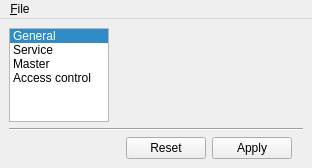
<?xml version="1.0" encoding="UTF-8"?>
<ui version="4.0">
 <class>MainWindow</class>
 <widget class="QMainWindow" name="MainWindow">
  <property name="geometry">
   <rect>
    <x>0</x>
    <y>0</y>
    <width>312</width>
    <height>168</height>
   </rect>
  </property>
  <property name="windowTitle">
   <string>Veyon Configurator</string>
  </property>
  <property name="windowIcon">
   <iconset resource="../resources/configurator.qrc">
    <normaloff>:/configurator/veyon-configurator.png</normaloff>:/configurator/veyon-configurator.png</iconset>
  </property>
  <widget class="QWidget" name="centralwidget">
   <layout class="QGridLayout" name="centralLayout" columnstretch="0,1">
    <item row="0" column="1">
     <widget class="QStackedWidget" name="configPages">
      <property name="currentIndex">
       <number>0</number>
      </property>
      <widget class="GeneralConfigurationPage" name="generalConfigurationPage"/>
      <widget class="ServiceConfigurationPage" name="serviceConfigurationPage"/>
      <widget class="MasterConfigurationPage" name="masterConfigurationPage"/>
      <widget class="AccessControlPage" name="accessControlPage"/>
     </widget>
    </item>
    <item row="0" column="0">
     <widget class="QListWidget" name="pageSelector">
      <property name="verticalScrollBarPolicy">
       <enum>Qt::ScrollBarAsNeeded</enum>
      </property>
      <property name="horizontalScrollBarPolicy">
       <enum>Qt::ScrollBarAlwaysOff</enum>
      </property>
      <property name="sizeAdjustPolicy">
       <enum>QAbstractScrollArea::AdjustToContents</enum>
      </property>
      <property name="iconSize">
       <size>
        <width>48</width>
        <height>48</height>
       </size>
      </property>
      <property name="textElideMode">
       <enum>Qt::ElideNone</enum>
      </property>
      <property name="spacing">
       <number>4</number>
      </property>
      <property name="viewMode">
       <enum>QListView::ListMode</enum>
      </property>
      <property name="uniformItemSizes">
       <bool>true</bool>
      </property>
      <property name="currentRow">
       <number>0</number>
      </property>
      <item>
       <property name="text">
        <string>General</string>
       </property>
       <property name="icon">
        <iconset resource="../resources/configurator.qrc">
         <normaloff>:/configurator/configure-shortcuts.png</normaloff>:/configurator/configure-shortcuts.png</iconset>
       </property>
       <property name="flags">
        <set>ItemIsSelectable|ItemIsUserCheckable|ItemIsEnabled</set>
       </property>
      </item>
      <item>
       <property name="text">
        <string>Service</string>
       </property>
       <property name="icon">
        <iconset resource="../resources/configurator.qrc">
         <normaloff>:/configurator/application-x-sharedlib.png</normaloff>:/configurator/application-x-sharedlib.png</iconset>
       </property>
       <property name="flags">
        <set>ItemIsSelectable|ItemIsUserCheckable|ItemIsEnabled</set>
       </property>
      </item>
      <item>
       <property name="text">
        <string>Master</string>
       </property>
       <property name="icon">
        <iconset resource="../resources/configurator.qrc">
         <normaloff>:/configurator/application-x-ms-dos-executable.png</normaloff>:/configurator/application-x-ms-dos-executable.png</iconset>
       </property>
       <property name="flags">
        <set>ItemIsSelectable|ItemIsUserCheckable|ItemIsEnabled</set>
       </property>
      </item>
      <item>
       <property name="text">
        <string>Access control</string>
       </property>
       <property name="icon">
        <iconset resource="../resources/configurator.qrc">
         <normaloff>:/configurator/network-vpn.png</normaloff>:/configurator/network-vpn.png</iconset>
       </property>
       <property name="flags">
        <set>ItemIsSelectable|ItemIsUserCheckable|ItemIsEnabled</set>
       </property>
      </item>
     </widget>
    </item>
    <item row="2" column="1">
     <widget class="QDialogButtonBox" name="buttonBox">
      <property name="standardButtons">
       <set>QDialogButtonBox::Apply|QDialogButtonBox::Reset</set>
      </property>
      <property name="centerButtons">
       <bool>true</bool>
      </property>
     </widget>
    </item>
    <item row="1" column="0" colspan="2">
     <widget class="Line" name="line">
      <property name="orientation">
       <enum>Qt::Horizontal</enum>
      </property>
     </widget>
    </item>
   </layout>
  </widget>
  <widget class="QMenuBar" name="menubar">
   <property name="geometry">
    <rect>
     <x>0</x>
     <y>0</y>
     <width>312</width>
     <height>25</height>
    </rect>
   </property>
   <widget class="QMenu" name="menu_File">
    <property name="title">
     <string>&amp;File</string>
    </property>
    <addaction name="actionLoadSettings"/>
    <addaction name="actionSaveSettings"/>
    <addaction name="separator"/>
    <addaction name="actionResetConfiguration"/>
    <addaction name="separator"/>
    <addaction name="actionQuit"/>
   </widget>
   <!--widget class="QMenu" name="menu_Help">
    <property name="enabled">
     <bool>true</bool>
    </property>
    <property name="title">
     <string>&amp;Help</string>
    </property>
    <addaction name="actionAboutVeyon"/>
    <addaction name="actionAboutQt"/>
   </widget>
   <widget class="QMenu" name="menu_View">
    <property name="enabled">
     <bool>true</bool>
    </property>
    <property name="title">
     <string>&amp;View</string>
    </property>
    <addaction name="viewModeStandard"/>
    <addaction name="viewModeAdvanced"/>
   </widget-->
   <addaction name="menu_File"/>
   <!--addaction name="menu_View"/>
   <addaction name="menu_Help"/-->
  </widget>
  <action name="actionQuit">
   <property name="text">
    <string>&amp;Quit</string>
   </property>
   <property name="shortcut">
    <string>Ctrl+Q</string>
   </property>
  </action>
  <action name="actionSaveSettings">
   <property name="icon">
    <iconset resource="../../core/resources/core.qrc">
     <normaloff>:/core/document-save.png</normaloff>:/core/document-save.png</iconset>
   </property>
   <property name="text">
    <string>&amp;Save settings to file</string>
   </property>
   <property name="toolTip">
    <string>Save settings to file</string>
   </property>
   <property name="shortcut">
    <string>Ctrl+S</string>
   </property>
  </action>
  <action name="actionLoadSettings">
   <property name="icon">
    <iconset resource="../../core/resources/core.qrc">
     <normaloff>:/core/document-open.png</normaloff>:/core/document-open.png</iconset>
   </property>
   <property name="text">
    <string>L&amp;oad settings from file</string>
   </property>
   <property name="shortcut">
    <string>Ctrl+O</string>
   </property>
  </action>
  <action name="actionAboutVeyon">
   <property name="icon">
    <iconset resource="../../core/resources/core.qrc">
     <normaloff>:/core/help-about.png</normaloff>:/core/help-about.png</iconset>
   </property>
   <property name="text">
    <string>About Veyon</string>
   </property>
   <property name="visible">
    <bool>false</bool>
   </property>
  </action>
  <action name="actionAboutQt">
   <property name="text">
    <string>About Qt</string>
   </property>
   <property name="visible">
    <bool>false</bool>
   </property>
  </action>
  <action name="actionResetConfiguration">
   <property name="icon">
    <iconset resource="../../core/resources/core.qrc">
     <normaloff>:/core/edit-delete.png</normaloff>:/core/edit-delete.png</iconset>
   </property>
   <property name="text">
    <string>Reset configuration</string>
   </property>
  </action>
  <action name="viewModeStandard">
   <property name="checkable">
    <bool>true</bool>
   </property>
   <property name="text">
    <string>&amp;Standard</string>
   </property>
   <property name="visible">
    <bool>false</bool>
   </property>
  </action>
  <action name="viewModeAdvanced">
   <property name="checkable">
    <bool>true</bool>
   </property>
   <property name="text">
    <string>&amp;Advanced</string>
   </property>
   <property name="visible">
    <bool>false</bool>
   </property>
  </action>
 </widget>
 <customwidgets>
  <customwidget>
   <class>AccessControlPage</class>
   <extends>QWidget</extends>
   <header>AccessControlPage.h</header>
   <container>1</container>
  </customwidget>
  <customwidget>
   <class>GeneralConfigurationPage</class>
   <extends>QWidget</extends>
   <header>GeneralConfigurationPage.h</header>
   <container>1</container>
  </customwidget>
  <customwidget>
   <class>MasterConfigurationPage</class>
   <extends>QWidget</extends>
   <header>MasterConfigurationPage.h</header>
   <container>1</container>
  </customwidget>
  <customwidget>
   <class>ServiceConfigurationPage</class>
   <extends>QWidget</extends>
   <header>ServiceConfigurationPage.h</header>
   <container>1</container>
  </customwidget>
 </customwidgets>
 <resources>
  <include location="../../core/resources/core.qrc"/>
  <include location="../resources/configurator.qrc"/>
 </resources>
 <connections>
  <connection>
   <sender>pageSelector</sender>
   <signal>currentRowChanged(int)</signal>
   <receiver>configPages</receiver>
   <slot>setCurrentIndex(int)</slot>
   <hints>
    <hint type="sourcelabel">
     <x>108</x>
     <y>301</y>
    </hint>
    <hint type="destinationlabel">
     <x>502</x>
     <y>301</y>
    </hint>
   </hints>
  </connection>
  <connection>
   <sender>actionAboutVeyon</sender>
   <signal>triggered()</signal>
   <receiver>MainWindow</receiver>
   <slot>aboutVeyon()</slot>
   <hints>
    <hint type="sourcelabel">
     <x>-1</x>
     <y>-1</y>
    </hint>
    <hint type="destinationlabel">
     <x>357</x>
     <y>282</y>
    </hint>
   </hints>
  </connection>
  <connection>
   <sender>actionQuit</sender>
   <signal>triggered()</signal>
   <receiver>MainWindow</receiver>
   <slot>close()</slot>
   <hints>
    <hint type="sourcelabel">
     <x>-1</x>
     <y>-1</y>
    </hint>
    <hint type="destinationlabel">
     <x>357</x>
     <y>282</y>
    </hint>
   </hints>
  </connection>
  <connection>
   <sender>actionResetConfiguration</sender>
   <signal>triggered()</signal>
   <receiver>MainWindow</receiver>
   <slot>resetConfiguration()</slot>
   <hints>
    <hint type="sourcelabel">
     <x>-1</x>
     <y>-1</y>
    </hint>
    <hint type="destinationlabel">
     <x>680</x>
     <y>426</y>
    </hint>
   </hints>
  </connection>
 </connections>
 <slots>
  <slot>aboutVeyon()</slot>
  <slot>resetConfiguration()</slot>
 </slots>
</ui>
